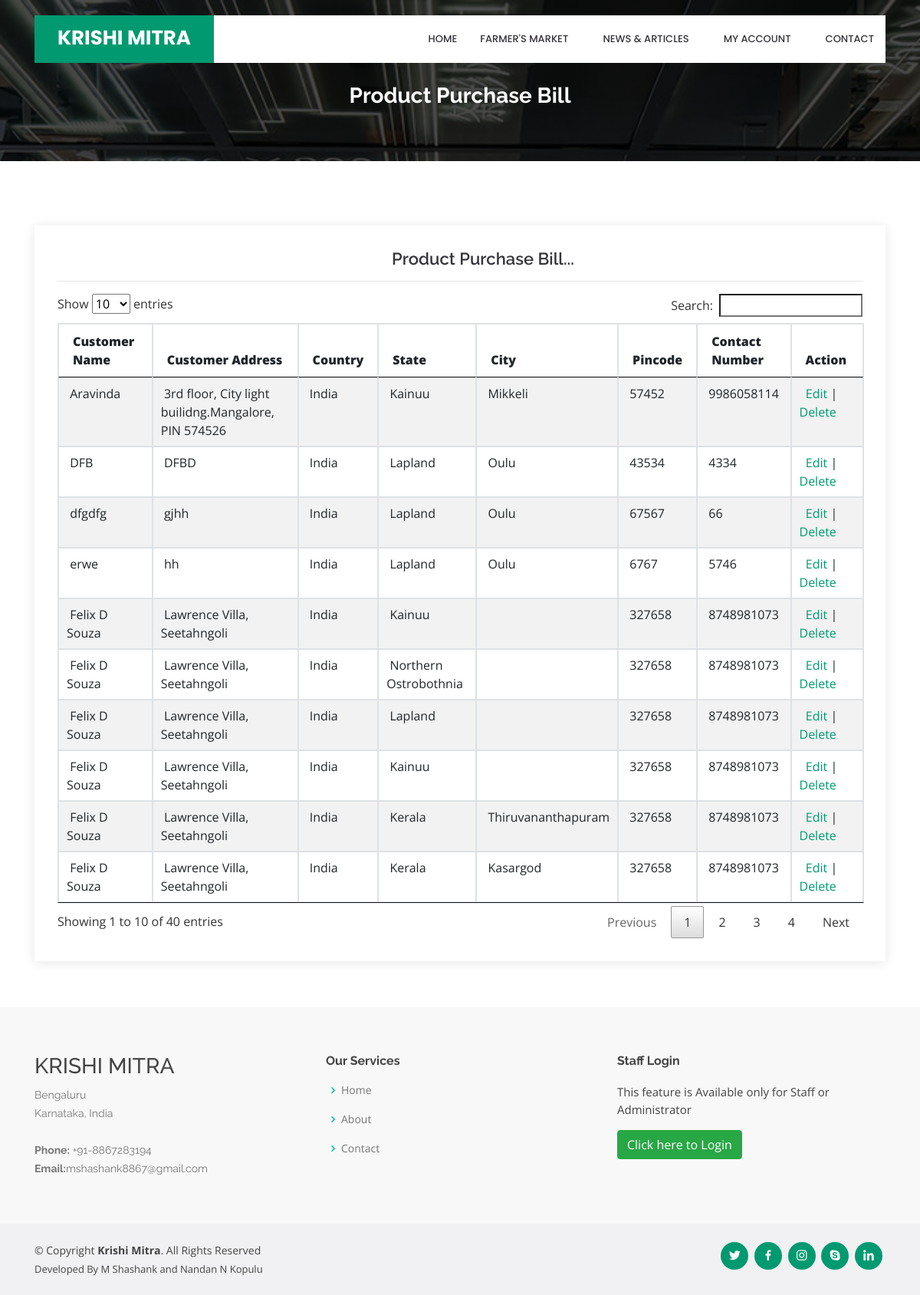
/viewProductpurchasebill.php, run on the app's committed database.
### tables this page shows
CREATE TABLE IF NOT EXISTS `product_purchase_bill` (
`product_purchase_bill_id` int(10) NOT NULL,
  `customer_id` int(10) NOT NULL,
  `country_id` int(10) NOT NULL,
  `state_id` int(10) NOT NULL,
  `city_id` int(10) NOT NULL,
  `customer_name` varchar(25) NOT NULL,
  `customer_address` text NOT NULL,
  `pincode` varchar(10) NOT NULL,
  `customer_contact_number` varchar(15) NOT NULL,
  `purchase_date` date NOT NULL,
  `status` varchar(10) NOT NULL,
  `payment_type` varchar(25) NOT NULL,
  `payment_description` text NOT NULL,
  `seller_id` int(10) NOT NULL
);

CREATE TABLE IF NOT EXISTS `country` (
`country_id` int(10) NOT NULL,
  `country` varchar(25) NOT NULL,
  `description` text NOT NULL,
  `status` varchar(10) NOT NULL
);

CREATE TABLE IF NOT EXISTS `state` (
`state_id` int(10) NOT NULL,
  `country_id` int(10) NOT NULL,
  `state` varchar(25) NOT NULL,
  `description` text NOT NULL,
  `status` varchar(10) NOT NULL
);

CREATE TABLE IF NOT EXISTS `city` (
`city_id` int(10) NOT NULL,
  `country_id` int(10) NOT NULL,
  `state_id` int(10) NOT NULL,
  `city` varchar(25) NOT NULL,
  `description` text NOT NULL,
  `status` varchar(10) NOT NULL
);

### viewProductpurchasebill.php (the view, shortened to what this page needs)
<?php
include("header.php");
include("dbconnection.php");
?>
  <main id="main">
    <section id="cta" class="cta">
      <div class="container">
        <div class="text-center" data-aos="zoom-in">
		<br><br>
          <h3>Product Purchase Bill</h3>
        </div>
      </div>
    </section>
    <section id="contact" class="contact">
      <div class="container">
        <div class="row">
          <div class="col-lg-12" data-aos="fade-up" data-aos-delay="100">
            <div class="info mt-4 ">
		<center><h4>Product Purchase Bill...</h4></center><hr>
<?php
							$sql = "SELECT * FROM product_purchase_bill";
							  $qsql = mysqli_query($con,$sql);
							if(mysqli_num_rows($qsql)  == 0)
									{
										echo "<center>There is no Product purchase bill to display!!</center>";
									}
									else
									{
										?>
							<table ID="datatable" class="table table-striped table-bordered"  style="width:100%">
								<THEAD>
							  <tr>
						      <th><strong>Customer Name</strong></th>
						      <th><strong>Customer Address</strong></th>
						      <th><strong>Country</strong></th>
						      <th><strong>State</strong></th>
						      <th><strong>City</strong></th>
						      <th><strong>Pincode</strong></th>
						      <th><strong>Contact Number</strong></th>
                               <th><strong>Action</strong></th>
						      </tr>
								</THEAD>
								<TBODY>
                              <?php
							  while($rs = mysqli_fetch_array($qsql))
							  {
								   $sql1 = "SELECT * FROM country WHERE country_id='$rs[country_id]'";
								  $qsql1 = mysqli_query($con,$sql1);
								  $rs1 = mysqli_fetch_array($qsql1);
							      $sql2 = "SELECT * FROM state WHERE state_id='$rs[state_id]'";
								  $qsql2 = mysqli_query($con,$sql2);
								  $rs2 = mysqli_fetch_array($qsql2);
								  $sql3 = "SELECT * FROM city WHERE city_id='$rs[city_id]'";
								  $qsql3 = mysqli_query($con,$sql3);
								  $rs3 = mysqli_fetch_array($qsql3);
							  echo "
							  <tr>
						      <td>&nbsp;$rs[customer_name]</td>
						      <td>&nbsp;$rs[customer_address]</td>
						      <td>&nbsp;$rs1[country]</td>
						      <td>&nbsp;$rs2[state]</td>
						      <td>&nbsp;$rs3[city]</td>
						      <td>&nbsp;$rs[pincode]</td>
						      <td>&nbsp;$rs[customer_contact_number]</td>
							    <td>&nbsp;  <a href='Productpurchasebill.php?editid=$rs[product_purchase_bill_id]'>Edit</a> |  <a href='viewProductpurchasebill.php?deleteid=$rs[product_purchase_bill_id]'onclick='return delconfirm()'>Delete</a></td>
						      </tr>";
							  }
							  ?>
								</TBODY>
						  </table>
						<?php
						 }
						?>
            </div>
		  </div>
        </div>
      </div>
    </section>
  </main>
<?php
include("footer.php");
?>

### header.php (shortened to what this page needs)
<!DOCTYPE html>
<html lang="en">
<head>
  <link href="assets/vendor/bootstrap/css/bootstrap.min.css" rel="stylesheet">
  <link href="assets/vendor/icofont/icofont.min.css" rel="stylesheet">
  <link href="assets/vendor/boxicons/css/boxicons.min.css" rel="stylesheet">
  <link href="assets/vendor/remixicon/remixicon.css" rel="stylesheet">
  <link href="assets/vendor/venobox/venobox.css" rel="stylesheet">
  <link href="assets/vendor/owl.carousel/assets/owl.carousel.min.css" rel="stylesheet">
  <link href="assets/vendor/aos/aos.css" rel="stylesheet">
  <link href="assets/css/style.css" rel="stylesheet">
  <link href="assets/css/jquery.dataTables.min.css" rel="stylesheet">
</head>
<body>
  <header id="header" class="fixed-top d-flex align-items-center">
    <div class="container">
      <div class="header-container d-flex align-items-center">
        <div class="logo mr-auto">
          <h1 class="text-light"><a href="index.php"><span>KRISHI MITRA</span></a></h1>
        </div>
        <nav class="nav-menu d-none d-lg-block">
          <ul>
            <li class="<?php
                            if(basename($_SERVER['PHP_SELF']) == "index.php" )
                            {
                              echo ' active ';
                            }
                            ?>"><a href="index.php">Home</a></li>
			<li class="drop-down <?php
                            if(basename($_SERVER['PHP_SELF']) == "displaysales.php" )
                            {
                              echo ' active ';
                            }
                            ?>"><a href="displaysales.php" onclick='window.location=`displaysales.php`'>Farmer's Market</a>
            </li>
	<li class="drop-down"><a href="#">News & Articles</a>
	</li>
<?php
if(isset($_SESSION['customerid']))
{
?>
<li class="drop-down <?php
                            if(basename($_SERVER['PHP_SELF']) == "customerpanel.php" || basename($_SERVER['PHP_SELF']) == "customerUpdate.php" || basename($_SERVER['PHP_SELF']) == "Customerchngpassword.php"  || basename($_SERVER['PHP_SELF']) == "viewcstpurchasereport.php"  || basename($_SERVER['PHP_SELF']) == "viewpurchaserequest.php"  || basename($_SERVER['PHP_SELF']) == "viewcstpurchaseorder.php"  || basename($_SERVER['PHP_SELF']) == "viewpurchasereport.php"  )
                            {
                              echo ' active ';
                            }
                            ?>" ><a href="">My Account</a>
  <ul>
	<li><a href="customerpanel.php">Customer Panel</a></li>
    <li><a href="viewpurchaserequest.php">View Farm Produce Purchase request</a></li>
    <li><a href="viewcstpurchaseorder.php">View Farm Produce Purchase Order</a></li>
    <li><a href="viewpurchasereport.php">View Billing Report</a></li>
	<li><a href="customerUpdate.php">Update Profile</a></li>
	<li><a href="Customerchngpassword.php">Change Password</a></li>
	<li><a href="logout.php">Logout</a></li>
  </ul>
</li>
<?php
}
else
{
?>
<li class="drop-down"><a href="">My Account</a>
</li>
<?php
}
?>
			<li><a href="contact.php">Contact</a></li>
          </ul>
        </nav>
      </div>
    </div>
  </header>

### footer.php (shortened to what this page needs)
  <footer id="footer">
    <div class="footer-top">
      <div class="container">
        <div class="row">
          <div class="col-lg-4 col-md-6 footer-contact">
            <h3>KRISHI MITRA</h3>
            <p>
              Bengaluru<br>
              Karnataka, India <br><br>
              <strong>Phone:</strong> +91-8867283194<br>
              <strong>Email:</strong>mshashank8867@gmail.com<br>
            </p>
          </div>
          <div class="col-lg-4 col-md-6 footer-links">
            <h4>Our Services</h4>
            <ul>
              <li><i class="bx bx-chevron-right"></i> <a href="index.php">Home</a></li>
              <li><i class="bx bx-chevron-right"></i> <a href="aboutus.php">About</a></li>
              <li><i class="bx bx-chevron-right"></i> <a href="contact.php">Contact</a></li>
            </ul>
          </div>
          <div class="col-lg-4 col-md-6 footer-newsletter">
            <h4>Staff Login</h4>
            <p>This feature is Available only for Staff or Administrator</p>
            <button class="btn btn-success" type="submit" onclick="window.location='adminloginpanel.php';">Click here to Login</button>
          </div>
        </div>
      </div>
    </div>
    <div class="container d-md-flex py-4">
      <div class="mr-md-auto text-center text-md-left">
        <div class="copyright">
          &copy; Copyright <strong><span>Krishi Mitra</span></strong>. All Rights Reserved
        </div>
        <div class="credits">
          Developed By M Shashank and Nandan N Kopulu
        </div>
      </div>
      <div class="social-links text-center text-md-right pt-3 pt-md-0">
        <a href="#" class="twitter"><i class="bx bxl-twitter"></i></a>
        <a href="#" class="facebook"><i class="bx bxl-facebook"></i></a>
        <a href="#" class="instagram"><i class="bx bxl-instagram"></i></a>
        <a href="#" class="google-plus"><i class="bx bxl-skype"></i></a>
        <a href="https://www.linkedin.com/in/m-shashank-657144235/" class="linkedin"><i class="bx bxl-linkedin"></i></a>
      </div>
    </div>
  </footer>
  <link href="assets/js/dataTables.responsive.min.js" rel="stylesheet">
</body>
</html>

### assets/css/style.css (style rules this page uses)
body { font-family: "Open Sans", sans-serif; color: #444444; }
a { color: #009970; }
h1, h2, h3, h4, h5, h6 { font-family: "Raleway", sans-serif; }
#header { transition: all 0.5s; z-index: 997; transition: all 0.5s; top: 20px; }
#header .header-container { background: #fff; }
#header .logo { overflow: hidden; padding: 16px 30px 12px 30px; background: #009970; }
#header .logo h1 { font-size: 26px; padding: 0; line-height: 1; font-weight: 700; font-family: "Poppins", sans-serif; }
#header .logo h1 a, #header .logo h1 a:hover { color: #fff; text-decoration: none; }
.nav-menu, .nav-menu * { margin: 0; padding: 0; list-style: none; }
.nav-menu > ul > li { position: relative; white-space: nowrap; float: left; }
.nav-menu a { display: block; position: relative; color: #36343a; padding: 10px 15px; transition: 0.3s; font-size: 13px; font-weight: 500; text-transform: uppercase; font-family: "Poppins", sans-serif; }
.nav-menu .drop-down > a:after { content: "\ea99"; font-family: IcoFont; padding-left: 5px; }
.mobile-nav { position: fixed; top: 55px; right: 15px; bottom: 15px; left: 15px; z-index: 9999; overflow-y: auto; background: #fff; transition: ease-in-out 0.2s; opacity: 0; visibility: hidden; border-radius: 10px; padding: 10px 0; }
.mobile-nav * { margin: 0; padding: 0; list-style: none; }
.mobile-nav a { display: block; position: relative; color: #36343a; padding: 10px 20px; font-weight: 500; outline: none; }
.mobile-nav .drop-down > a:after { content: "\ea99"; font-family: IcoFont; padding-left: 10px; position: absolute; right: 15px; }
.mobile-nav .drop-down > a { padding-right: 35px; }
section { padding: 60px 0; overflow: hidden; }
.cta { background: linear-gradient(rgba(2, 2, 2, 0.7), rgba(0, 0, 0, 0.7)), url("../img/cta-bg.jpg") fixed center center; background-size: cover; padding: 60px 0; }
.cta h3 { color: #fff; font-size: 28px; font-weight: 700; }
.contact .info { padding: 30px; width: 100%; background: #fff; box-shadow: 0px 2px 15px rgba(0, 0, 0, 0.1); }
.contact .info h4 { padding: 0 0 0 60px; font-size: 22px; font-weight: 600; margin-bottom: 5px; color: #36343a; }
#footer { color: #444444; font-size: 14px; background: #f1f0f2; }
#footer .footer-top { padding: 60px 0 30px 0; background: #f9f8f9; }
#footer .footer-top .footer-contact { margin-bottom: 30px; }
#footer .footer-top .footer-contact p { font-size: 14px; line-height: 24px; margin-bottom: 0; font-family: "Raleway", sans-serif; color: #777777; }
#footer .footer-top h4 { font-size: 16px; font-weight: bold; color: #444444; position: relative; padding-bottom: 12px; }
#footer .footer-top .footer-links { margin-bottom: 30px; }
#footer .footer-top .footer-links ul { list-style: none; padding: 0; margin: 0; }
#footer .footer-top .footer-links ul i { padding-right: 2px; color: #00c28e; font-size: 18px; line-height: 1; }
#footer .footer-top .footer-links ul li { padding: 10px 0; display: flex; align-items: center; }
#footer .footer-top .footer-links ul li:first-child { padding-top: 0; }
#footer .footer-top .footer-links ul a { color: #777777; transition: 0.3s; display: inline-block; line-height: 1; }
#footer .footer-newsletter { font-size: 15px; }
#footer .footer-newsletter h4 { font-size: 16px; font-weight: bold; color: #444444; position: relative; padding-bottom: 12px; }
#footer .credits { padding-top: 5px; font-size: 13px; color: #444444; }
#footer .social-links a { font-size: 18px; display: inline-block; background: #009970; color: #fff; line-height: 1; padding: 8px 0; margin-right: 4px; border-radius: 50%; text-align: center; width: 36px; height: 36px; transition: 0.3s; }

### data on the page
product_purchase_bill: customer_name "DFB", customer_address "DFBD", country.country "India", state.state "Lapland", city.city "Oulu", pincode "43534", customer_contact_number "4334"
product_purchase_bill: customer_name "dfgdfg", customer_address "gjhh", country.country "India", state.state "Lapland", city.city "Oulu", pincode "67567", customer_contact_number "66"
product_purchase_bill: customer_name "erwe", customer_address "hh", country.country "India", state.state "Lapland", city.city "Oulu", pincode "6767", customer_contact_number "5746"
product_purchase_bill: customer_name "Aravinda", customer_address "3rd floor, City light builidng.Mangalore, PIN 574526", country.country "India", state.state "Kainuu", city.city "Mikkeli", pincode "57452", customer_contact_number "9986058114"
product_purchase_bill: customer_name "Felix D Souza", customer_address "Lawrence Villa, Seetahngoli", country.country "India", state.state "Kainuu", pincode "327658", customer_contact_number "8748981073"
product_purchase_bill: customer_name "Felix D Souza", customer_address "Lawrence Villa, Seetahngoli", country.country "India", state.state "Northern Ostrobothnia", pincode "327658", customer_contact_number "8748981073"
product_purchase_bill: customer_name "Felix D Souza", customer_address "Lawrence Villa, Seetahngoli", country.country "India", state.state "Lapland", pincode "327658", customer_contact_number "8748981073"
product_purchase_bill: customer_name "Felix D Souza", customer_address "Lawrence Villa, Seetahngoli", country.country "India", state.state "Kainuu", pincode "327658", customer_contact_number "8748981073"
product_purchase_bill: customer_name "Felix D Souza", customer_address "Lawrence Villa, Seetahngoli", country.country "India", state.state "Kerala", city.city "Thiruvananthapuram", pincode "327658", customer_contact_number "8748981073"
product_purchase_bill: customer_name "Felix D Souza", customer_address "Lawrence Villa, Seetahngoli", country.country "India", state.state "Kerala", city.city "Kasargod", pincode "327658", customer_contact_number "8748981073"
